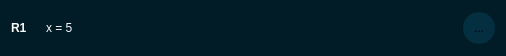
<?xml version="1.0" encoding="UTF-8"?>
<ui version="4.0">
 <class>Road_List_Item</class>
 <widget class="QWidget" name="Road_List_Item">
  <property name="geometry">
   <rect>
    <x>0</x>
    <y>0</y>
    <width>506</width>
    <height>56</height>
   </rect>
  </property>
  <property name="windowTitle">
   <string>Form</string>
  </property>
  <property name="styleSheet">
   <string notr="true">QWidget{
	background-color: #011C26;
	font: 13pt &quot;Helvetica&quot;;
}

QLabel {
	color: #F9F9F9;
}

QLabel#t_titel{
	font: bold
}

QToolButton {
    background-color: #032F40; 
    border-radius: 16px;       
    border: none;
    text-align: center;
}

QToolButton:hover {
    background-color: #314250; 
}

QToolButton:pressed {
    background-color: #1A252E;
}</string>
  </property>
  <layout class="QHBoxLayout" name="horizontalLayout">
   <item>
    <widget class="QLabel" name="t_titel">
     <property name="text">
      <string>R1</string>
     </property>
    </widget>
   </item>
   <item>
    <widget class="QLabel" name="i_road">
     <property name="text">
      <string/>
     </property>
     <property name="pixmap">
      <pixmap resource="resources.qrc">:/icons/icons/add_road.svg</pixmap>
     </property>
     <property name="wordWrap">
      <bool>false</bool>
     </property>
    </widget>
   </item>
   <item>
    <widget class="QLabel" name="t_pos">
     <property name="text">
      <string>x = 5</string>
     </property>
    </widget>
   </item>
   <item>
    <spacer name="horizontalSpacer">
     <property name="orientation">
      <enum>Qt::Orientation::Horizontal</enum>
     </property>
     <property name="sizeHint" stdset="0">
      <size>
       <width>40</width>
       <height>20</height>
      </size>
     </property>
    </spacer>
   </item>
   <item>
    <widget class="QToolButton" name="b_edit">
     <property name="minimumSize">
      <size>
       <width>32</width>
       <height>32</height>
      </size>
     </property>
     <property name="maximumSize">
      <size>
       <width>32</width>
       <height>32</height>
      </size>
     </property>
     <property name="text">
      <string>...</string>
     </property>
     <property name="icon">
      <iconset resource="resources.qrc">
       <normaloff>:/icons/icons/edit.svg</normaloff>:/icons/icons/edit.svg</iconset>
     </property>
    </widget>
   </item>
  </layout>
 </widget>
 <resources>
  <include location="resources.qrc"/>
 </resources>
 <connections/>
</ui>
